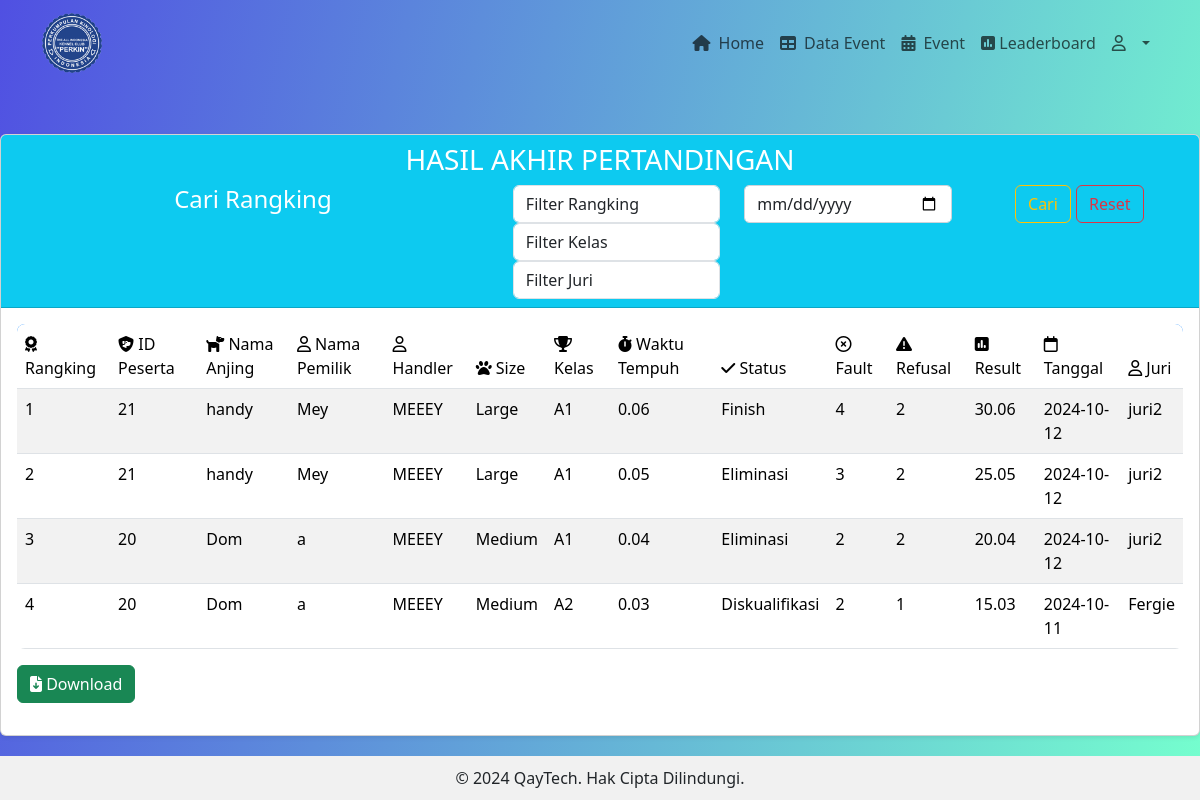
Page /views/rangking.php?IdKategori=5 (signed in) on the committed database.
### tables this page shows
CREATE TABLE IF NOT EXISTS `penilaian` (
  `IdNilai` int NOT NULL AUTO_INCREMENT,
  `status` varchar(50) DEFAULT NULL,
  `waktu_tempuh` decimal(10,2) DEFAULT NULL,
  `fault` int DEFAULT NULL,
  `refusal` int DEFAULT NULL,
  `result` decimal(10,2) DEFAULT NULL,
  `kelas` varchar(50) DEFAULT NULL,
  `tanggal` date DEFAULT NULL,
  `IdKategori` int DEFAULT NULL,
  `no_peserta` int DEFAULT NULL,
  `IdJuri` int DEFAULT NULL,
  PRIMARY KEY (`IdNilai`) USING BTREE,
  KEY `FK_penilaian_kategori` (`IdKategori`),
  KEY `FK_penilaian_peserta` (`no_peserta`),
  KEY `FK_penilaian_juri` (`IdJuri`),
  CONSTRAINT `FK_penilaian_juri` FOREIGN KEY (`IdJuri`) REFERENCES `juri` (`IdJuri`) ON DELETE CASCADE ON UPDATE CASCADE,
  CONSTRAINT `FK_penilaian_kategori` FOREIGN KEY (`IdKategori`) REFERENCES `kategori` (`IdKategori`) ON DELETE CASCADE ON UPDATE CASCADE,
  CONSTRAINT `FK_penilaian_peserta` FOREIGN KEY (`no_peserta`) REFERENCES `peserta` (`no_peserta`) ON DELETE CASCADE ON UPDATE CASCADE
);

CREATE TABLE IF NOT EXISTS `peserta` (
  `no_peserta` int NOT NULL AUTO_INCREMENT,
  `nama_anjing` varchar(100) NOT NULL,
  `nama_pemilik` varchar(100) NOT NULL,
  `handler` varchar(100) DEFAULT NULL,
  `size` varchar(50) DEFAULT NULL,
  `IdKategori` int DEFAULT NULL,
  `IdJuri` int DEFAULT NULL,
  PRIMARY KEY (`no_peserta`),
  KEY `FK_nama_anjing_kategori` (`IdKategori`),
  KEY `FK_peserta_juri` (`IdJuri`),
  CONSTRAINT `FK_nama_anjing_kategori` FOREIGN KEY (`IdKategori`) REFERENCES `kategori` (`IdKategori`) ON DELETE CASCADE ON UPDATE CASCADE,
  CONSTRAINT `FK_peserta_juri` FOREIGN KEY (`IdJuri`) REFERENCES `juri` (`IdJuri`) ON DELETE CASCADE ON UPDATE CASCADE
);

CREATE TABLE IF NOT EXISTS `juri` (
  `IdJuri` int NOT NULL AUTO_INCREMENT,
  `Username` varchar(50) NOT NULL,
  `Password` varchar(255) NOT NULL,
  `NamaJuri` varchar(20) NOT NULL,
  PRIMARY KEY (`IdJuri`)
);

### controllers/conn.php (called while the page is built, shortened)
<?php
class database {
    private $host = "localhost";
    private $uname = "root";
    private $pass = "";
    private $db = "perkin";
    function __construct() {
        $this->koneksi = mysqli_connect($this->host, $this->uname, $this->pass, $this->db);
    }
}

### controllers/c_nilai.php (called while the page is built, shortened)
<?php
include_once 'conn.php';
class C_nilai {
  public function Tampilresult($filters) {
    $conn = new database();
    $IdKategori = intval($filters['IdKategori']);
    $query = "SELECT penilaian.*, juri.Username, peserta.nama_anjing, peserta.handler,
                     peserta.nama_pemilik, peserta.size
              FROM penilaian
              INNER JOIN juri ON penilaian.IdJuri = juri.IdJuri
              INNER JOIN peserta ON penilaian.no_peserta = peserta.no_peserta
              WHERE penilaian.IdKategori = $IdKategori";
    $query .= " ORDER BY penilaian.result DESC";
    $data = mysqli_query($conn->koneksi, $query);
    $hasil = [];
    while ($d = mysqli_fetch_object($data)) {
        $hasil[] = $d;
    }
    return $hasil;
}
}

### views/rangking.php (the view, shortened to what this page needs)
<?php
include_once 'layouts/header.php';
require_once '../controllers/c_nilai.php';
$nilai = new C_nilai();
?>
<main>
<div class="half-page">
    <div class="card mt-5 shadow-sm">
        <div class="card-header bg-info text-white text-center">
            <h3>HASIL AKHIR PERTANDINGAN</h3>
            <div class="row">
                <div class="col-md-5">
                    <h4>Cari Rangking</h4>
                </div>
                <div class="col-md-7">
                <form action="" method="get">
    <div class="row">
        <div class="col-md-4">
            <select name="status" class="form-control">
                <option value="">Filter Rangking</option>
            </select>
            <select name="kelas" class="form-control">
                <option value="">Filter Kelas</option>
            </select>
            <select name="juri" class="form-control">
    <option value="">Filter Juri</option>
</select>
        </div>
        <div class="col-md-4">
            <input type="date" name="tanggal" value="<?= isset($_GET['tanggal']) ? $_GET['tanggal'] : '' ?>" class="form-control">
        </div>
        <div class="col-md-4">
            <button type="submit" class="btn btn-outline-warning">Cari</button>
            <a href="rangking.php?IdKategori=<?= $_GET['IdKategori'] ?>" class="btn btn-outline-danger">Reset</a>
        </div>
    </div>
</form>
                </div>
            </div>
        </div>
        <div class="card-body">
            <table class="table table-striped table-hover">
                <thead>
                    <tr>
                    <td><i class="fa-solid fa-award"></i> Rangking</td>
                        <td><i class="fa-solid fa-shield-dog"></i> ID Peserta </td>
                        <td><i class="fa-solid fa-dog"></i> Nama Anjing</td>
                        <td><i class="fa-regular fa-user"></i> Nama Pemilik </td>
                        <td><i class="fa-regular fa-user"></i> Handler</td>
                        <td><i class="fa-solid fa-paw"></i> Size</td>
                        <td><i class="fa-solid fa-trophy"></i> Kelas</td>
                        <td><i class="fa-solid fa-stopwatch"></i> Waktu Tempuh</td>
                        <td><i class="fa-solid fa-check"></i> Status</td>
                        <td><i class="fa-regular fa-circle-xmark"></i> Fault</td>
                        <td><i class="fa-solid fa-triangle-exclamation"></i> Refusal</td>
                        <td><i class="fa-solid fa-square-poll-vertical"></i> Result</td>
                        <td><i class="fa-regular fa-calendar"></i> Tanggal</td>
                        <td><i class="fa-regular fa-user"></i> Juri</td>
                    </tr>
                </thead>
                <tbody>
                    <?php
                    $filters = [
                        'IdKategori' => $_GET['IdKategori'] ?? '',
                        'status' => $_GET['status'] ?? '',
                        'tanggal' => $_GET['tanggal'] ?? ''
                    ];
                    $event = $nilai->Tampilresult($filters);
                    if (!empty($event)) {
                        $i = 1;
                        foreach ($event as $x) {
                    ?>
                            <tr>
                                <td><?= $i ?></td>
                                <td><?= $x->no_peserta ?></td>
                                <td><?= $x->nama_anjing ?></td>
                                <td><?= $x->nama_pemilik ?></td>
                                <td><?= $x->handler ?></td>
                                <td><?= $x->size ?></td>
                                <td><?= $x->kelas ?></td>
                                <td><?= $x->waktu_tempuh ?></td>
                                <td><?= $x->status ?></td>
                                <td><?= $x->fault ?></td>
                                <td><?= $x->refusal ?></td>
                                <td><?= $x->result ?></td>
                                <td><?= $x->tanggal ?></td>
                                <td><?= $x->Username ?></td>
                            </tr>
                    <?php
                            $i++;
                        }
                    } else {
                        echo "<tr><td colspan='14' class='text-center'>Tidak ada data tersedia</td></tr>";
                    }
                    ?>
                </tbody>
            </table>
            <a href="export_to_excel.php?IdKategori=<?= $_GET['IdKategori'] ?>" class="btn btn-success mb-3 download-btn">
                <i class="fas fa-file-download"></i> Download
            </a>
        </div>
    </div>
</div>
</main>
<?php include_once 'layouts/footer.php'; ?>

### assets/css/style.css (style rules this page uses)
body { background: rgb(80,80,226); background: linear-gradient(103deg, rgba(80,80,226,1) 0%, rgba(117,255,206,1) 100%); }
.card { border: 1px solid #007bff; border-radius: 8px; box-shadow: 0 4px 8px rgba(0, 0, 0, 0.1); margin-bottom: 20px; }
.card-header { background-color: #007bff; color: white; font-size: 1.25rem; font-weight: bold; }
input.form-control, textarea.form-control { border-radius: 5px; border: 1px solid #ced4da; }
.table { border-radius: 8px; overflow: hidden; }
.table thead { background-color: #007bff; color: rgb(141, 37, 37); }

### views/layouts/footer.php (style rules this page uses)
body { margin: 0; padding: 0; min-height: 100vh; display: flex; flex-direction: column; }

### rows in the picture
penilaian: no_peserta "21", no_peserta.nama_anjing "handy", no_peserta.nama_pemilik "Mey", no_peserta.handler "MEEEY", no_peserta.size "Large", kelas "A1", waktu_tempuh "0.06", status "Finish", fault "4", refusal "2", result "30.06", tanggal "2024-10-12", IdJuri.Username "juri2"
penilaian: no_peserta "21", no_peserta.nama_anjing "handy", no_peserta.nama_pemilik "Mey", no_peserta.handler "MEEEY", no_peserta.size "Large", kelas "A1", waktu_tempuh "0.05", status "Eliminasi", fault "3", refusal "2", result "25.05", tanggal "2024-10-12", IdJuri.Username "juri2"
penilaian: no_peserta "20", no_peserta.nama_anjing "Dom", no_peserta.nama_pemilik "a", no_peserta.handler "MEEEY", no_peserta.size "Medium", kelas "A1", waktu_tempuh "0.04", status "Eliminasi", fault "2", refusal "2", result "20.04", tanggal "2024-10-12", IdJuri.Username "juri2"
penilaian: no_peserta "20", no_peserta.nama_anjing "Dom", no_peserta.nama_pemilik "a", no_peserta.handler "MEEEY", no_peserta.size "Medium", kelas "A2", waktu_tempuh "0.03", status "Diskualifikasi", fault "2", refusal "1", result "15.03", tanggal "2024-10-11", IdJuri.Username "Fergie"
